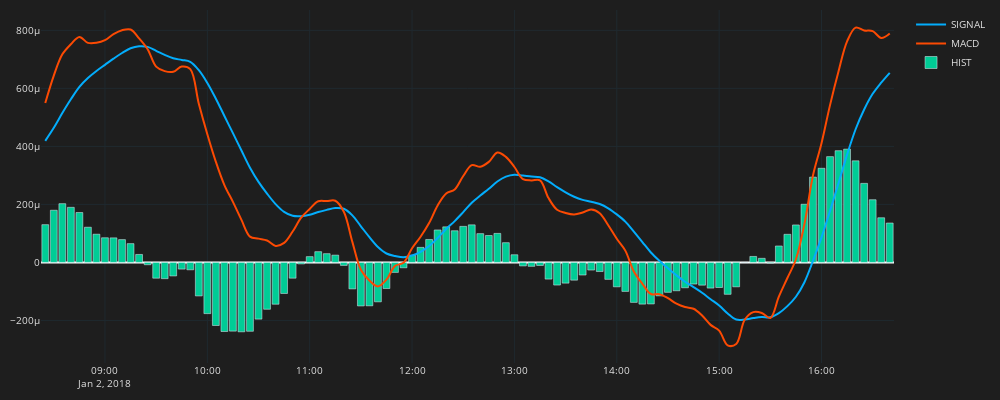

The code cell stored with this chart in its notebook:
### Code cell
df_plot = df.iloc[100:200]
fig = go.Figure()

fig.add_trace(go.Scatter( 
    x=df_plot.time,
    y=df_plot.SIGNAL,
    line=dict(width=2,color="#03adfc"),
    line_shape='spline',
    name='SIGNAL',
    mode='lines'
    ))        
fig.add_trace(go.Scatter( 
    x=df_plot.time,
    y=df_plot.MACD,
    line=dict(width=2,color="#fc4a03"),
    line_shape='spline',
    name='MACD',
    mode='lines'
    ))         
fig.add_trace(go.Bar( 
    x=df_plot.time,
    y=df_plot.HIST,
    name='HIST'
    ))         

fig.update_layout(width=1000,height=400,
    margin=dict(l=10,r=10,b=10,t=10),
    font=dict(size=10,color="#e1e1e1"),
    paper_bgcolor="#1e1e1e",
    plot_bgcolor="#1e1e1e")
fig.update_xaxes(
    gridcolor="#1f292f",
    showgrid=True,fixedrange=True,rangeslider=dict(visible=False),
    rangebreaks=[
        dict(bounds=["sat", "mon"])
    ]
)
fig.update_yaxes(
    gridcolor="#1f292f",
    showgrid=True
)
fig.show()
